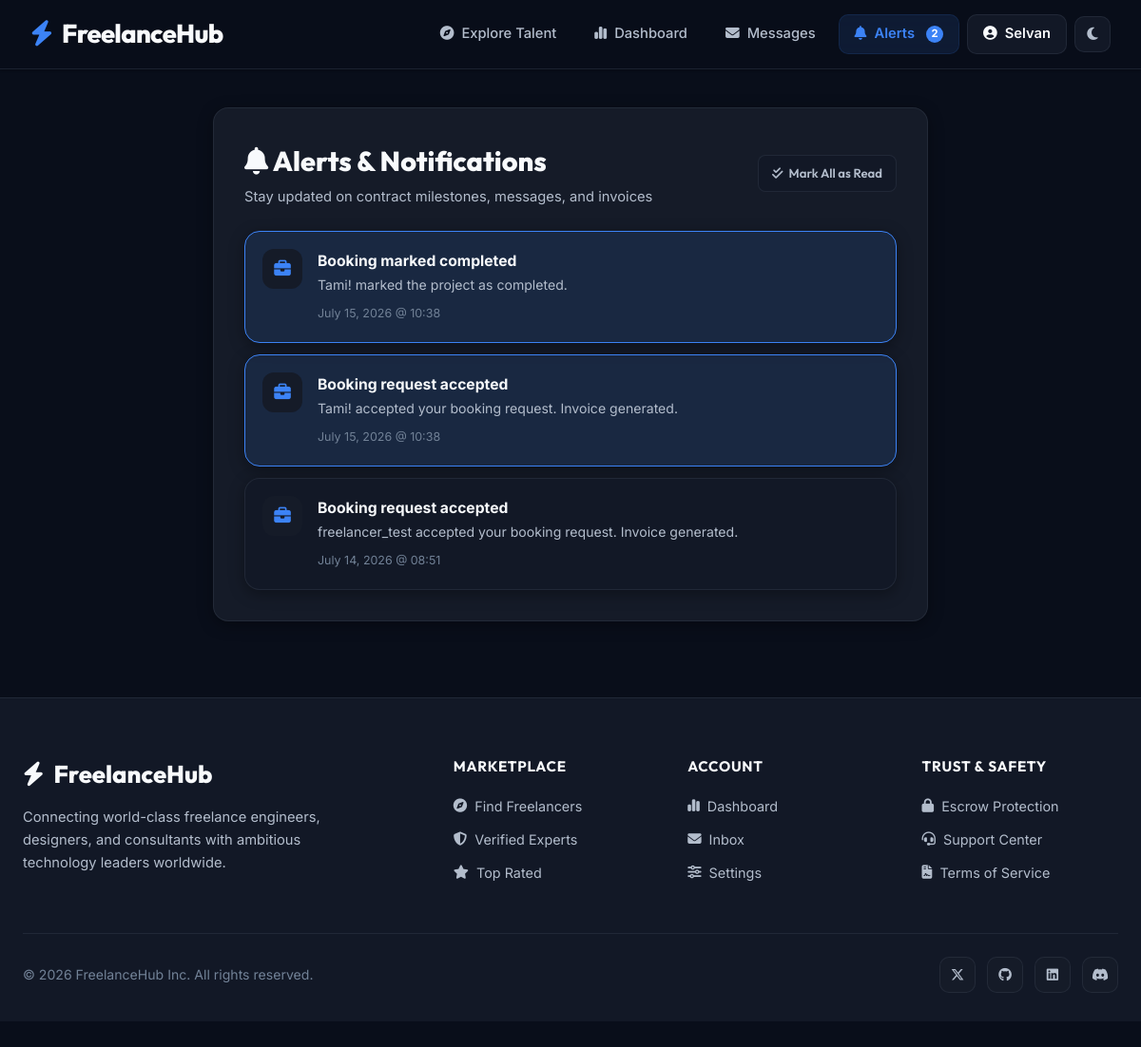
The app's page /notifications/ (signed in) with its own data.
### core/models.py (models this page shows, shortened)
class Notification(models.Model):
    TYPE_CHOICES = (
        ('booking', 'Booking Request'),
        ('payment', 'Payment'),
        ('message', 'Message'),
        ('profile', 'Profile Action'),
    )
    user = models.ForeignKey(User, on_delete=models.CASCADE, related_name='notifications')
    verb = models.CharField(max_length=100)
    description = models.TextField(blank=True, null=True)
    notification_type = models.CharField(max_length=20, choices=TYPE_CHOICES, default='booking')
    is_read = models.BooleanField(default=False)
    created_at = models.DateTimeField(auto_now_add=True)
    class Meta:
        indexes = [
            models.Index(fields=['user', 'is_read', '-created_at']),
            models.Index(fields=['user', '-created_at']),
        ]

### core/views.py (the view)
# urls.py: path('notifications/', views.notifications_list_view, name='notifications'),
@login_required
def notifications_list_view(request):
    notifs = Notification.objects.filter(user=request.user).order_by('-created_at')
    return render(request, "core/notifications.html", {"notifs": notifs})

### core/context_processors.py (called while the page is built)
def global_vars(request):
    if request.user.is_authenticated:
        return {
            'unread_notifications_count': Notification.objects.filter(user=request.user, is_read=False).count(),
            'unread_messages_count': Message.objects.filter(recipient=request.user, is_read=False).count()
        }
    return {
        'unread_notifications_count': 0,
        'unread_messages_count': 0
    }

### core/templates/core/notifications.html (shortened to what this page needs)
{% extends "core/base.html" %}
{% block content %}
<div class="container" style="max-width: 800px; padding-top: 40px;">
    <div class="card" style="padding: 32px;">
        <div style="display: flex; justify-content: space-between; align-items: center; margin-bottom: 24px; flex-wrap: wrap; gap: 12px;">
            <div>
                <h1 style="font-family: var(--font-outfit); font-size: 1.8rem; font-weight: 800; margin-bottom: 4px;"><i class="fa-solid fa-bell text-accent"></i> Alerts & Notifications</h1>
                <p style="color: var(--text-secondary); font-size: 0.92rem; margin: 0;">Stay updated on contract milestones, messages, and invoices</p>
            </div>
            {% if unread_notifications_count > 0 %}
                <a href="{% url 'mark_notifications_read' %}" class="btn-secondary-small" style="padding: 8px 14px; font-size: 0.82rem; background: var(--bg-surface); border: 1px solid var(--border-subtle); color: var(--text-secondary);"><i class="fa-solid fa-check-double"></i> Mark All as Read</a>
            {% endif %}
        </div>
        <div style="display: flex; flex-direction: column; gap: 12px;">
            {% for n in notifs %}
                <a href="{% if n.notification_type == 'message' %}{% url 'messages' %}{% elif n.notification_type == 'booking' %}{% url 'dashboard' %}#bookings{% elif n.notification_type == 'payment' %}{% url 'dashboard' %}#invoices{% else %}{% url 'dashboard' %}{% endif %}" class="card" style="display: flex; align-items: flex-start; gap: 16px; padding: 18px; text-decoration: none; color: inherit; background: var(--bg-surface); {% if not n.is_read %}border-color: var(--brand-primary); background: var(--brand-light);{% endif %}">
                    <div style="width: 42px; height: 42px; border-radius: 12px; background: var(--bg-card); display: flex; align-items: center; justify-content: center; font-size: 1.1rem; flex-shrink: 0;">
                        {% if n.notification_type == 'booking' %}
                            <i class="fa-solid fa-briefcase" style="color: var(--brand-primary);"></i>
                        {% elif n.notification_type == 'payment' %}
                            <i class="fa-solid fa-credit-card" style="color: var(--success);"></i>
                        {% elif n.notification_type == 'message' %}
                            <i class="fa-solid fa-comment-dots" style="color: var(--info);"></i>
                        {% else %}
                            <i class="fa-solid fa-circle-exclamation" style="color: var(--warning);"></i>
                        {% endif %}
                    </div>
                    <div style="flex: 1;">
                        <h4 style="font-size: 0.98rem; font-weight: 700; margin-bottom: 2px;">{{ n.verb }}</h4>
                        {% if n.description %}
                            <p style="font-size: 0.88rem; color: var(--text-secondary); margin-bottom: 6px; line-height: 1.5;">{{ n.description }}</p>
                        {% endif %}
                        <span style="font-size: 0.78rem; color: var(--text-tertiary);">{{ n.created_at|date:"F d, Y @ H:i" }}</span>
                    </div>
                </a>
            {% empty %}
                <div style="text-align: center; padding: 50px 20px; color: var(--text-tertiary);">
                    <i class="fa-regular fa-bell-slash" style="font-size: 3rem; margin-bottom: 12px;"></i>
                    <p style="font-size: 0.95rem;">You have no notifications yet.</p>
                </div>
            {% endfor %}
        </div>
    </div>
</div>
{% endblock %}

### core/templates/core/base.html (shortened to what this page needs)
{% load static %}
<!DOCTYPE html>
<html lang="en" data-theme="dark">
<head>
    <link rel="stylesheet" href="https://cdnjs.cloudflare.com/ajax/libs/font-awesome/6.6.0/css/all.min.css">
    <link rel="stylesheet" href="{% static 'core/css/style.css' %}?v=4.0">
</head>
<body>
    <nav class="nav-header">
        <a href="{% url 'home' %}" class="nav-brand">
            <i class="fa-solid fa-bolt brand-icon"></i> FreelanceHub
        </a>
        <div class="nav-links" id="navLinks">
            <a href="{% url 'home' %}" class="{% if request.resolver_match.url_name == 'home' %}active{% endif %}">
                <i class="fa-solid fa-compass"></i> Explore Talent
            </a>
            {% if user.is_authenticated %}
                <a href="{% url 'dashboard' %}" class="{% if request.resolver_match.url_name == 'dashboard' %}active{% endif %}">
                    <i class="fa-solid fa-chart-simple"></i> Dashboard
                </a>
                <a href="{% url 'messages' %}" class="{% if request.resolver_match.url_name == 'messages' or request.resolver_match.url_name == 'chat' %}active{% endif %}">
                    <i class="fa-solid fa-envelope"></i> Messages
                </a>
                <a href="{% url 'notifications' %}" class="{% if request.resolver_match.url_name == 'notifications' %}active{% endif %}">
                    <i class="fa-solid fa-bell"></i> Alerts
                    {% if unread_notifications_count > 0 %}
                        <span class="badge-count text-accent">{{ unread_notifications_count }}</span>
                    {% endif %}
                </a>
                <div class="user-menu-dropdown">
                    <a href="{% url 'profile_edit' %}" class="nav-user-btn">
                        <i class="fa-solid fa-circle-user"></i> {{ user.username }}
                    </a>
                </div>
            {% else %}
                <a href="{% url 'login' %}"><i class="fa-solid fa-right-to-bracket"></i> Sign In</a>
                <a href="{% url 'signup' %}" class="btn-primary-small"><i class="fa-solid fa-user-plus"></i> Join Marketplace</a>
            {% endif %}
            <button class="theme-toggle-btn" id="themeToggler" aria-label="Toggle light/dark theme">
                <i class="fa-solid fa-moon moon-icon"></i>
            </button>
        </div>
    </nav>
    <main class="page-content">
        {% block content %}{% endblock %}
    </main>
    <footer class="app-footer">
        <div class="container">
            <div class="footer-grid">
                <div class="footer-brand">
                    <a href="{% url 'home' %}" class="footer-brand-logo">
                        <i class="fa-solid fa-bolt brand-icon"></i> FreelanceHub
                    </a>
                    <p>Connecting world-class freelance engineers, designers, and consultants with ambitious technology leaders worldwide.</p>
                </div>
                <div class="footer-links-group">
                    <h4>Marketplace</h4>
                    <a href="{% url 'home' %}"><i class="fa-solid fa-compass"></i> Find Freelancers</a>
                    <a href="{% url 'home' %}?verified=true"><i class="fa-solid fa-shield-halved"></i> Verified Experts</a>
                    <a href="{% url 'home' %}?sort_by=highest_rated"><i class="fa-solid fa-star"></i> Top Rated</a>
                </div>
                <div class="footer-links-group">
                    <h4>Account</h4>
                    {% if user.is_authenticated %}
                        <a href="{% url 'dashboard' %}"><i class="fa-solid fa-chart-simple"></i> Dashboard</a>
                        <a href="{% url 'messages' %}"><i class="fa-solid fa-envelope"></i> Inbox</a>
                        <a href="{% url 'profile_edit' %}"><i class="fa-solid fa-sliders"></i> Settings</a>
                    {% else %}
                        <a href="{% url 'login' %}"><i class="fa-solid fa-right-to-bracket"></i> Sign In</a>
                        <a href="{% url 'signup' %}"><i class="fa-solid fa-user-plus"></i> Register</a>
                    {% endif %}
                </div>
                <div class="footer-links-group">
                    <h4>Trust & Safety</h4>
                    <a href="{% url 'home' %}"><i class="fa-solid fa-lock"></i> Escrow Protection</a>
                    <a href="{% url 'home' %}"><i class="fa-solid fa-headset"></i> Support Center</a>
                    <a href="{% url 'home' %}"><i class="fa-solid fa-file-contract"></i> Terms of Service</a>
                </div>
            </div>
            <div class="footer-bottom">
                <p>&copy; 2026 FreelanceHub Inc. All rights reserved.</p>
                <div class="footer-socials">
                    <a href="#" aria-label="Twitter"><i class="fa-brands fa-x-twitter"></i></a>
                    <a href="#" aria-label="GitHub"><i class="fa-brands fa-github"></i></a>
                    <a href="#" aria-label="LinkedIn"><i class="fa-brands fa-linkedin"></i></a>
                    <a href="#" aria-label="Discord"><i class="fa-brands fa-discord"></i></a>
                </div>
            </div>
        </div>
    </footer>
</body>
</html>

### records on screen
Notification: notification_type "booking" (drawn), verb "Booking marked completed", description "Tami! marked the project as completed.", created_at "July 15, 2026 @ 10:38"
Notification: notification_type "booking" (drawn), verb "Booking request accepted", description "Tami! accepted your booking request. Invoice generated.", created_at "July 15, 2026 @ 10:38"
Notification: notification_type "booking" (drawn), verb "Booking request accepted", description "freelancer_test accepted your booking request. Invoice generated.", created_at "July 14, 2026 @ 08:51"

### other values on screen
{{ unread_notifications_count }} "2"
{{ user.username }} "Selvan"
